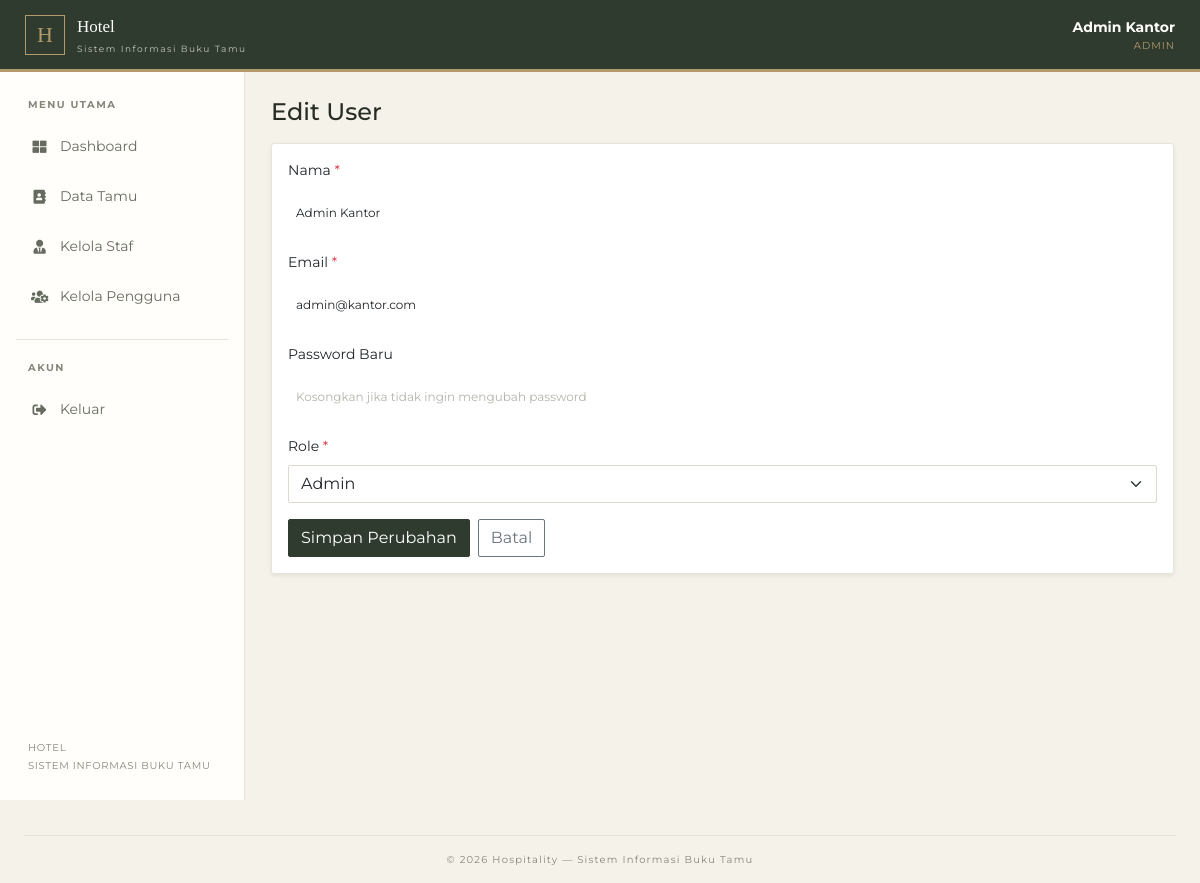
The page /admin/edituser.php?id=1 (signed in) on the database its author committed.
### tables this page shows
CREATE TABLE tb_users (
    id INT AUTO_INCREMENT PRIMARY KEY,
    nama VARCHAR(100) NOT NULL,
    email VARCHAR(100) NOT NULL UNIQUE,
    password VARCHAR(255) NOT NULL,
    role ENUM('admin', 'resepsionis', 'keamanan') NOT NULL DEFAULT 'resepsionis',
    created_at TIMESTAMP DEFAULT CURRENT_TIMESTAMP,
    updated_at TIMESTAMP DEFAULT CURRENT_TIMESTAMP ON UPDATE CURRENT_TIMESTAMP
);

### admin/edituser.php (the view, shortened to what this page needs)
<?php
$dbConnection = new DatabaseConnection();
$conn = $dbConnection->getConnection();
$id = filter_var($_GET['id'] ?? '', FILTER_VALIDATE_INT);
$stmt = $conn->prepare("SELECT id, nama, email, role FROM tb_users WHERE id = :id");
$stmt->bindParam(':id', $id, PDO::PARAM_INT);
$stmt->execute();
$user = $stmt->fetch();
require_once('../inc/header.php');
?>
<h4 class="mb-3">Edit User</h4>
<div class="card shadow-sm">
    <div class="card-body">
        <form action="edituser_act.php" method="POST">
            <div class="mb-3">
                <label class="form-label">Nama <span class="text-danger">*</span></label>
                <input type="text" name="nama" class="form-control" minlength="2" maxlength="100"
                    pattern="[\p{L}\p{M} .'-]+" title="Nama hanya boleh berisi huruf dan tanda baca umum, tanpa angka."
                    value="<?= htmlspecialchars($user['nama']) ?>" required>
            </div>
            <div class="mb-3">
                <label class="form-label">Email <span class="text-danger">*</span></label>
                <input type="email" name="email" class="form-control" value="<?= htmlspecialchars($user['email']) ?>"
                    required>
            </div>
            <div class="mb-3">
                <label class="form-label">Password Baru</label>
                <input type="password" name="password" class="form-control" minlength="6"
                    placeholder="Kosongkan jika tidak ingin mengubah password">
            </div>
            <div class="mb-3">
                <label class="form-label">Role <span class="text-danger">*</span></label>
                <select name="role" class="form-select" required>
                    <option value="admin" <?= $user['role']==='admin'?'selected':'' ?>>Admin</option>
                </select>
            </div>
            <div class="d-flex gap-2">
                <button type="submit" name="submit" class="btn btn-dark">Simpan Perubahan</button>
                <a href="list_user.php" class="btn btn-outline-secondary">Batal</a>
            </div>
        </form>
    </div>
</div>
<?php require_once('../inc/footer.php'); ?>

### asset/css/style.css (style rules this page uses)
* { margin: 0; padding: 0; box-sizing: border-box; font-family: "Montserrat", sans-serif; }
:root { --olive: #303b30; --olive-light: #414c3f; --ivory: #f5f2ea; --white: #fffefa; --ink: #292e27; --muted: #85877d; --bronze: #b49a6a; --border: #e8e4da; }
body { margin: 0; background: var(--ivory); color: var(--ink); font-family: 'DM Sans', sans-serif; font-size: 14px; }
.main-content h1, .main-content h2, .main-content h3, .main-content h4 { color: var(--ink); }
.card { border: 1px solid var(--border); border-radius: 3px; box-shadow: 0 3px 12px rgba(41, 46, 39, .025); }
.btn { border-radius: 2px; }
.btn-dark { background: var(--olive); border-color: var(--olive); }
.form-control, .form-select { border-radius: 2px; border-color: #dedacf; }
:root { --hotel-olive: #303b30; --hotel-olive-light: #455343; --hotel-paper: #f5f2ea; --hotel-white: #fffefa; --hotel-ink: #292e27; --hotel-muted: #85877d; --hotel-line: #e6e1d6; --hotel-bronze: #b49a6a; }
:root { --olive: #303b30; --olive-light: #465442; --paper: #f5f2ea; --white: #fffefa; --ink: #272c25; --muted: #85877d; --line: #e5e1d6; --accent: #b18a5b; }
body { margin: 0; min-height: 100vh; background: var(--paper); color: var(--ink); font-family: 'DM Sans', sans-serif; }
.form-control { height: 47px; border: 0; background: #fff; box-shadow: none !important; font-size: 12px; padding-left: 8px; }
.form-control::placeholder { color: #b4b4ab; }

### rows shown on the page
tb_users: nama "Admin Kantor", email "admin@kantor.com", role "Admin"

### other values the page prints
$nama "Admin Kantor"
$role "ADMIN"
